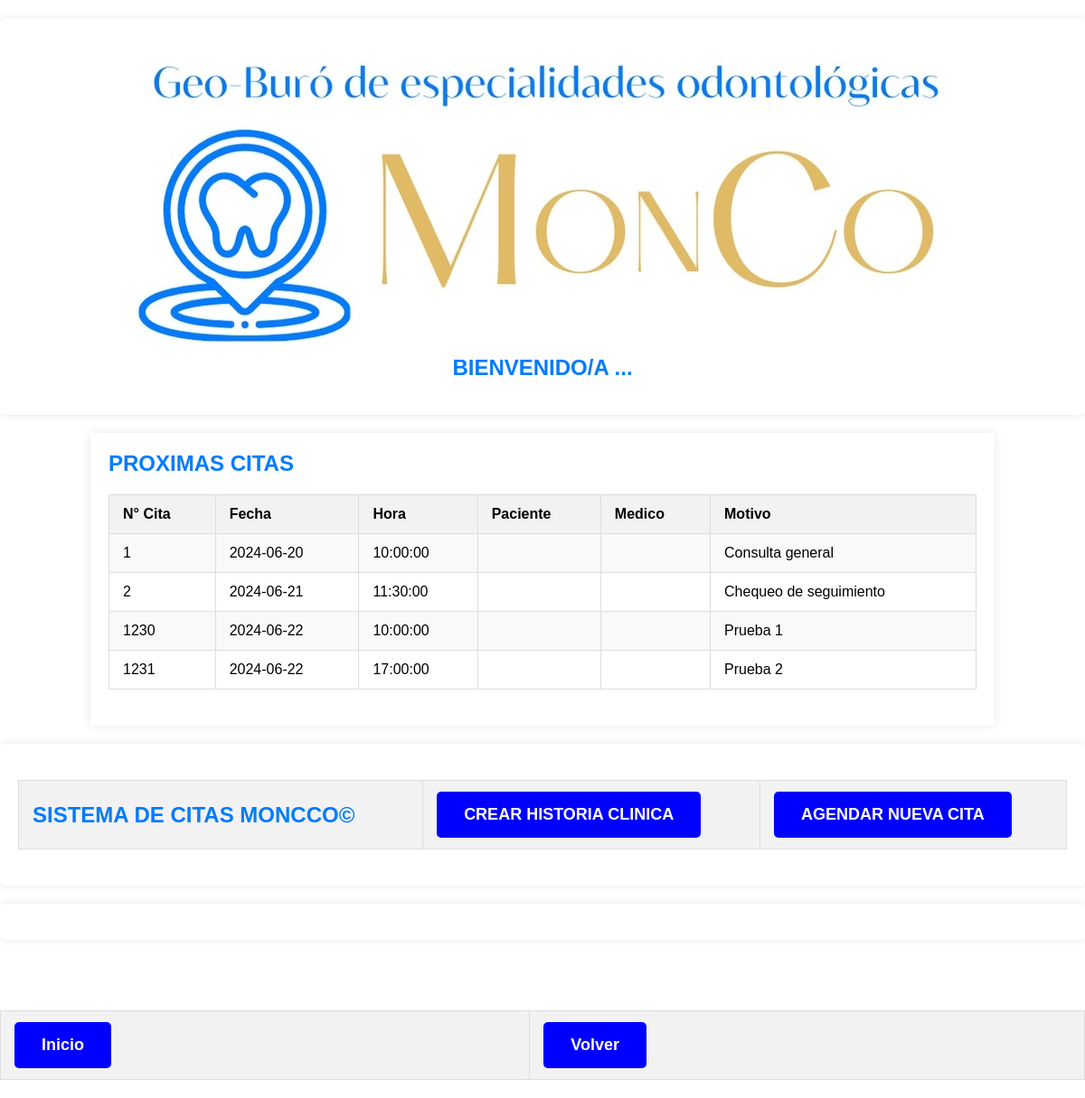
Screenshot of /perfil_paciente.php with the database file from the repository.
### tables this page shows
CREATE TABLE `cita` (
  `id_cita` int(11) NOT NULL,
  `fecha` date DEFAULT NULL,
  `hora` time DEFAULT NULL,
  `id_paciente` int(11) DEFAULT NULL,
  `id_medico` int(11) DEFAULT NULL,
  `motivo` text
);

### perfil_paciente.php (the view, shortened to what this page needs)
<?php
$servername = "localhost";
$username = "root";
$password = "";
$dbname = "sistema_moncco";
$conn = new mysqli($servername, $username, $password, $dbname);
?>
<!DOCTYPE html>
<html>
<head>
    <link rel="stylesheet" type="text/css" href="estilo.css">
	<div class="register">
	<a href="index.php"></a><br>
	<img src="banner1moncco.jpg" alt="Banner" width="946" height="331">
	<h2>BIENVENIDO/A ...</h2><br>
	</div>
</head>
<body>
<div class="container">
<h2>PROXIMAS CITAS</h2>
<table>
    <tr>
				<th>N° Cita</th>
                <th>Fecha</th>
                <th>Hora</th>
                <th>Paciente</th>
                <th>Medico</th>
                <th>Motivo</th>
    </tr>
    <?php
	$sql = "SELECT * FROM cita ";
	$result = $conn->query($sql);
    if ($result->num_rows > 0) {
        while($row = $result->fetch_assoc()) {
            echo "<tr>";
            echo "<td>" . $row["id_cita"] . "</td>";
            echo "<td>" . $row["fecha"] . "</td>";
            echo "<td>" . $row["hora"] . "</td>";
			echo "<td>" . $row["id_paciente"] . "</td>";
			echo "<td>" . $row["id_medico"] . "</td>";
			echo "<td>" . $row["motivo"] . "</td>";
            echo "</tr>";
        }
    } else {
        echo "<tr><td colspan='3'>No se encontraron resultados</td></tr>";
    }
    ?>
</table>
</div>
		<div class="register">
		<table>
        	<th><h2>SISTEMA DE CITAS MONCCO©</h2></th>
			<th><a href="crear_historia.php" class="boton">CREAR HISTORIA CLINICA</a></th>
            <th><a href="agendar_cita.php" class="boton">AGENDAR NUEVA CITA</a></th>
		</table>
		</div>
<table>
<div class="register">
		<table>
			<th><a href="index.php" class="boton">Inicio</a></th><br>
            <th><a href="resgistro_paciente.php" class="boton">Volver</a></th>
		</table>
		</div>
</table>
</body>
</html>

### estilo.css (style rules this page uses)
* { font-family: Arial, sans-serif; margin: 0; padding: 0; }
.container { width: 80%; margin: auto; overflow: hidden; padding: 20px; background-color: #fff; box-shadow: 0 0 10px rgba(0, 0, 0, 0.1); }
.login, .register, .appointments { background-color: #fff; padding: 20px; margin: 20px 0; text-align: center; border-radius: 5px; box-shadow: 0 0 10px rgba(0,0,0,0.1); }
h2 { color: #007bff; }
.boton { display: inline-block; padding: 15px 30px; font-size: 18px; color: white; background-color: blue; text-align: center; text-decoration: none; border-radius: 5px; }

### perfil_paciente.php (style rules this page uses)
body { font-family: Arial, sans-serif; }
table { width: 100%; border-collapse: collapse; margin: 20px 0; font-size: 1em; min-width: 400px; border: 1px solid #ddd; }
th, td { padding: 12px 15px; border: 1px solid #ddd; text-align: left; }
th { background-color: #f2f2f2; }
tr:nth-child(even) { background-color: #f9f9f9; }

### rows the page displays
cita: id_cita "1", fecha "2024-06-20", hora "10:00:00", motivo "Consulta general"
cita: id_cita "2", fecha "2024-06-21", hora "11:30:00", motivo "Chequeo de seguimiento"
cita: id_cita "1230", fecha "2024-06-22", hora "10:00:00", motivo "Prueba 1"
cita: id_cita "1231", fecha "2024-06-22", hora "17:00:00", motivo "Prueba 2"
